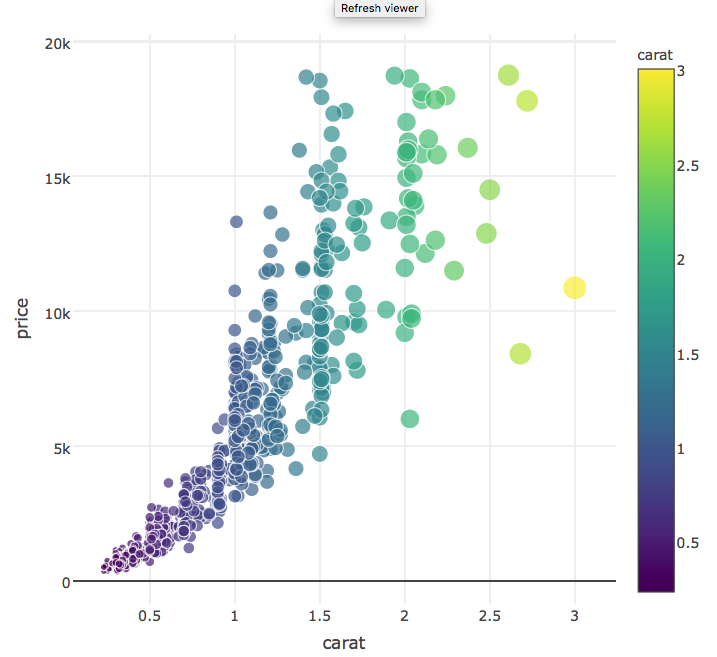

R code for this plot:
library(plotly)
set.seed(100)
d <- diamonds[sample(nrow(diamonds), 1000), ]
plot_ly(d, x = carat, y = price, text = paste("Clarity: ", clarity), mode = "markers", color = carat, size = carat)
